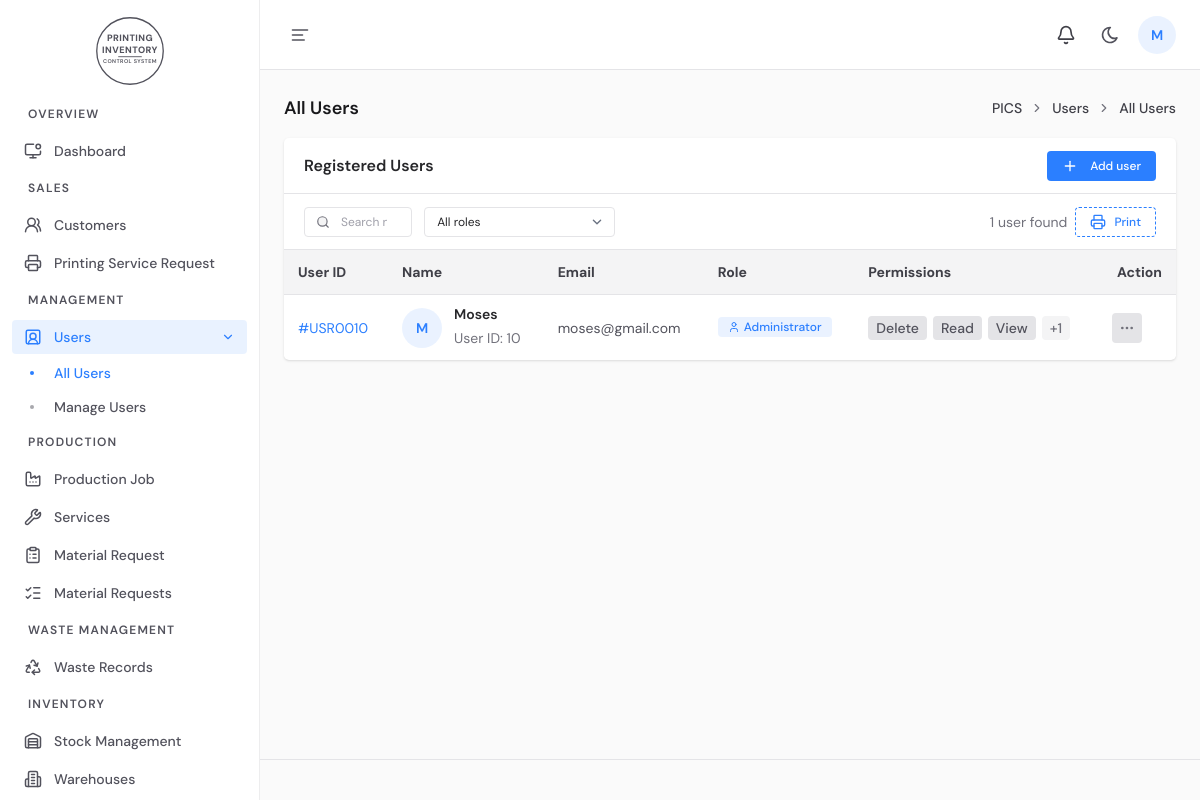
Screenshot of /view-users.php (signed in) with the database file from the repository.
### tables this page shows
CREATE TABLE `users` (
  `id` int(11) NOT NULL,
  `email` varchar(100) NOT NULL,
  `Username` varchar(100) NOT NULL,
  `Password` varchar(100) NOT NULL
);

### view-users.php (the view, shortened to what this page needs)
<?php
require_once 'backend/config.php';
$users = [];
if (isset($connect) && !$connect->connect_error) {
    $result = $connect->query('
        SELECT u.id, u.Username, u.email, COALESCE(r.role, "user") AS role
        FROM users u
        LEFT JOIN role r ON r.id = u.id
        ORDER BY u.id ASC
    ');
    if ($result) {
        while ($row = $result->fetch_assoc()) {
            $row['permissions'] = [];
            $permResult = $connect->query('SELECT action FROM permissions WHERE id = ' . (int) $row['id']);
            if ($permResult) {
                while ($perm = $permResult->fetch_assoc()) {
                    $row['permissions'][] = $perm['action'];
                }
            }
            $users[] = $row;
        }
    }
}
function userInitials(string $name): string {
    $name = trim($name);
    $parts = preg_split('/\s+/', $name);
    $initials = mb_strtoupper(mb_substr($parts[0], 0, 1));
    return $initials;
}
$displayName = isset($_SESSION['user_name']) && $_SESSION['user_name'] !== '' ? $_SESSION['user_name'] : 'User';
?>
<!DOCTYPE html>
<html lang="en">
<head>
  <link rel="stylesheet" href="./assets/css/style.css">
</head>
<body>
    <div class="wrapper">
        <?php require __DIR__ . '/backend/sidebar.php'; ?>
        <div class="page-content">
            <div class="app-header min-h-topbar-height flex items-center sticky top-0 z-30 bg-(--topbar-background) border-b border-default-200">
                <div class="w-full flex items-center justify-between px-6">
                    <div class="flex items-center gap-5">
                        <button id="button-toggle-menu" class="btn btn-icon size-8 hover:bg-default-150 rounded">
                            <i class="iconify lucide--align-left text-xl"></i>
                        </button>
                    </div>
                    <div class="flex items-center gap-3">
                        <?php require __DIR__ . '/backend/notifications_dropdown.php'; ?>
                        <div class="topbar-item">
                            <button class="btn btn-icon size-8 hover:bg-default-150 transition-[scale,background] rounded-full" id="light-dark-mode" type="button">
                                <i class="iconify tabler--moon text-xl absolute dark:scale-0 dark:-rotate-90 scale-100 rotate-0 transition-all duration-200"></i>
                            </button>
                        </div>
                        <div class="topbar-item hs-dropdown relative inline-flex">
                            <button class="cursor-pointer bg-primary/10 rounded-full" aria-haspopup="menu" aria-expanded="false" aria-label="Dropdown">
                                <span class="hs-dropdown-toggle size-9.5 rounded-full flex items-center justify-center text-sm font-semibold text-primary"><?= htmlspecialchars(strtoupper(mb_substr($displayName, 0, 1)), ENT_QUOTES, 'UTF-8') ?></span>
                            </button>
                        </div>
                    </div>
                </div>
            </div>
            <main>
                <div class="flex items-center md:justify-between flex-wrap gap-2 mb-4 print:hidden">
                    <h4 class="text-default-900 text-lg font-semibold">All Users</h4>
                    <div class="md:flex hidden items-center gap-2 text-sm font-semibold">
                        <a href="index.php" class="text-sm font-medium text-default-700">PICS</a>
                        <i class="iconify tabler--chevron-right text-sm flex-shrink-0 text-default-500 rtl:rotate-180"></i>
                        <a href="#" class="text-sm font-medium text-default-700">Users</a>
                        <i class="iconify tabler--chevron-right text-sm flex-shrink-0 text-default-500 rtl:rotate-180"></i>
                        <a href="#" class="text-sm font-medium text-default-700" aria-current="page">All Users</a>
                    </div>
                </div>
                <div class="card">
                    <div class="card-header">
                        <h6 class="card-title">Registered Users</h6>
                        <a href="userregister.php" class="btn btn-sm bg-primary text-white">
                            <i data-lucide="plus" class="size-4 me-1"></i>Add user
                        </a>
                    </div>
                    <div class="card-header">
                        <div class="md:flex items-center md:space-y-0 space-y-4 gap-3">
                            <div class="relative">
                                <input type="search" id="table-search" class="form-input form-input-sm ps-9" placeholder="Search name, email or role">
                                <div class="absolute inset-y-0 start-0 flex items-center ps-3">
                                    <i data-lucide="search" class="size-3.5 flex items-center text-default-500 fill-default-100"></i>
                                </div>
                            </div>
                            <select id="role-filter" class="form-input form-input-sm">
                                <option value="">All roles</option>
                            </select>
                        </div>
                        <div class="flex gap-2 items-center flex-wrap">
                            <span class="text-sm text-default-500"><?= count($users) ?> user<?= count($users) === 1 ? '' : 's' ?> found</span>
                            <button type="button" onclick="window.print()" class="btn btn-sm bg-transparent border border-dashed border-primary text-primary hover:bg-primary/10">
                                <i data-lucide="printer" class="size-4"></i>
                                Print
                            </button>
                        </div>
                    </div>
                    <div class="flex flex-col">
                        <div class="overflow-x-auto">
                            <div class="min-w-full inline-block align-middle">
                                <div class="overflow-hidden">
                                    <table class="min-w-full divide-y divide-default-200">
                                        <thead class="bg-default-150">
                                            <tr class="text-sm font-normal text-default-700 whitespace-nowrap">
                                                <th scope="col" class="px-3.5 py-3 text-start">User ID</th>
                                                <th scope="col" class="px-3.5 py-3 text-start">Name</th>
                                                <th scope="col" class="px-3.5 py-3 text-start">Email</th>
                                                <th scope="col" class="px-3.5 py-3 text-start">Role</th>
                                                <th scope="col" class="px-3.5 py-3 text-start">Permissions</th>
                                                <th scope="col" class="px-3.5 py-3 text-end">Action</th>
                                            </tr>
                                        </thead>
                                        <tbody class="divide-y divide-default-100">
                                            <?php if (empty($users)): ?>
                                                <tr>
                                                    <td colspan="6" class="px-3.5 py-16 text-center text-default-500">
                                                        <i data-lucide="users" class="size-10 mx-auto mb-3 text-default-300"></i>
                                                        <p class="font-medium">No users found yet.</p>
                                                        <p class="text-sm mt-1">Create your first user from the Manage Users page.</p>
                                                    </td>
                                                </tr>
                                            <?php else: foreach ($users as $user): ?>
                                                <?php
                                                    $role = strtolower(trim($user['role']));
                                                    $isAdmin = $role === 'admin';
                                                    $perms = $user['permissions'];
                                                    $visiblePerms = array_slice($perms, 0, 3);
                                                    $extraPerms = count($perms) - count($visiblePerms);
                                                ?>
                                                <tr class="text-default-800 font-normal text-sm whitespace-nowrap">
                                                    <td class="px-3.5 py-3 text-sm text-primary">#USR<?= str_pad((string) $user['id'], 4, '0', STR_PAD_LEFT) ?></td>
                                                    <td class="flex py-3 px-3.5 items-center gap-3">
                                                        <div class="size-10 rounded-full <?= $isAdmin ? 'bg-danger/10 text-danger' : 'bg-primary/10 text-primary' ?> flex items-center justify-center font-semibold text-sm shrink-0">
                                                            <?= htmlspecialchars(userInitials($user['Username']), ENT_QUOTES, 'UTF-8') ?>
                                                        </div>
                                                        <div>
                                                            <h6 class="mb-1.5 font-semibold">
                                                                <a href="userregister.php?edit=<?= (int) $user['id'] ?>" class="text-default-800"><?= htmlspecialchars($user['Username'], ENT_QUOTES, 'UTF-8') ?></a>
                                                            </h6>
                                                            <p class="text-default-500">User ID: <?= (int) $user['id'] ?></p>
                                                        </div>
                                                    </td>
                                                    <td class="py-3 px-3.5 text-default-600"><?= htmlspecialchars($user['email'], ENT_QUOTES, 'UTF-8') ?></td>
                                                    <td class="px-3.5 py-3">
                                                        <span class="py-0.5 px-2.5 inline-flex items-center gap-x-1 text-xs font-medium <?= $isAdmin ? 'bg-danger/10 text-danger' : 'bg-primary/10 text-primary' ?> rounded">
                                                            <i data-lucide="<?= $isAdmin ? 'shield-check' : 'user' ?>" class="size-3"></i>
                                                            <?= htmlspecialchars(ucfirst($role), ENT_QUOTES, 'UTF-8') ?>
                                                        </span>
                                                    </td>
                                                    <td class="py-3 px-3.5 whitespace-normal">
                                                        <?php if (empty($perms)): ?>
                                                            <span class="text-default-400 text-xs">No permissions</span>
                                                        <?php else: ?>
                                                            <div class="flex flex-wrap gap-1.5">
                                                                <?php foreach ($visiblePerms as $perm): ?>
                                                                    <span class="py-0.5 px-2 inline-flex items-center text-[11px] font-medium bg-default-200 text-default-600 rounded">
                                                                        <?= htmlspecialchars(ucwords(str_replace(['_', '-'], ' ', $perm)), ENT_QUOTES, 'UTF-8') ?>
                                                                    </span>
                                                                <?php endforeach; ?>
                                                                <?php if ($extraPerms > 0): ?>
                                                                    <span class="py-0.5 px-2 inline-flex items-center text-[11px] font-medium bg-default-150 text-default-500 rounded">+<?= $extraPerms ?></span>
                                                                <?php endif; ?>
                                                            </div>
                                                        <?php endif; ?>
                                                    </td>
                                                    <td class="px-3.5 py-3">
                                                        <div class="hs-dropdown relative inline-flex">
                                                            <button type="button" class="hs-dropdown-toggle btn size-7.5 bg-default-200 hover:bg-default-600 text-default-500" aria-haspopup="menu" aria-expanded="false" aria-label="Dropdown" hs-dropdown-placement="bottom-end">
                                                                <i class="iconify lucide--ellipsis size-4"></i>
                                                            </button>
                                                        </div>
                                                    </td>
                                                </tr>
                                            <?php endforeach; endif; ?>
                                        </tbody>
                                    </table>
                                </div>
                            </div>
                        </div>
                    </div>
                </div>
            </main>
            <footer class="mt-auto footer flex items-center py-5 border-t border-default-200">
            </footer>
        </div>
    </div>
</body>
</html>

### rows the page displays
users: id "0010", Username "M", Username "Moses", id "10", email "moses@gmail.com", role "Administrator", _ "Delete", _ "Read", _ "View", extraPerms "1"

### other values shown
sidebarEsc($section['title']) "OVERVIEW"
sidebarEsc($item['label']) "Dashboard"
sidebarEsc($section['title']) "SALES"
sidebarEsc($item['label']) "Customers"
sidebarEsc($item['label']) "Printing Service Request"
sidebarEsc($section['title']) "MANAGEMENT"
sidebarEsc($item['label']) "Users"
sidebarEsc($sub['label']) "All Users"
sidebarEsc($sub['label']) "Manage Users"
sidebarEsc($section['title']) "PRODUCTION"
sidebarEsc($item['label']) "Production Job"
sidebarEsc($item['label']) "Services"
sidebarEsc($item['label']) "Material Request"
sidebarEsc($item['label']) "Material Requests"
sidebarEsc($section['title']) "WASTE MANAGEMENT"
